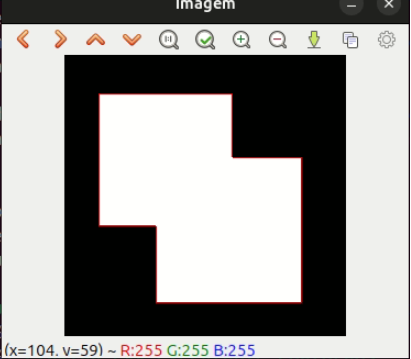
//> input picture exercicio_21/contornos_original.png, 411 x 359 px
$ ./morfologia2 ../exercicio_21/contornos_original.png   (built with g++ and OpenCV 4)
//> lines starting //> are read from the running program, lines starting //| are printed output that depends on the picture
#include <iostream>
#include <opencv2/opencv.hpp>
#include <tesseract/baseapi.h>

int main(int argc, char** argv) {
  cv::Mat image, erosao, dilatacao, abertura, fechamento, abertfecha;
  cv::Mat str;

  if (argc != 2) {
    std::cout << "morfologia entrada saida\n";
  }

  image = cv::imread(argv[1], cv::IMREAD_UNCHANGED);
//> image is the input picture: 359 rows x 411 cols, CV_8UC4; mean B, G, R, A 149, 151, 151.9, 255

//  image = cv::imread(argv[1], -1);

  if(image.empty()) {
    std::cout << "Erro ao carregar a imagem: " << argv[1] << std::endl;
    return -1;
  }

  // elemento estruturante
  str = cv::getStructuringElement(cv::MORPH_RECT, cv::Size(3, 10));
  // erosao
  cv::erode(image, erosao, str);
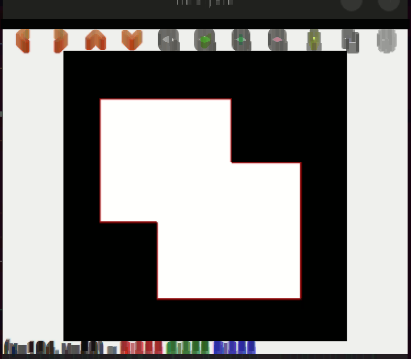
//> erosao: 359 rows x 411 cols, CV_8UC4; mean B, G, R, A 127.8, 129.7, 131.2, 255
  // dilatacao
  cv::dilate(image, dilatacao, str);
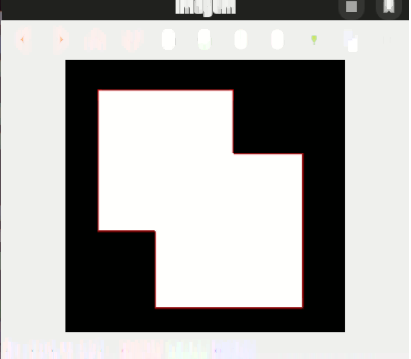
//> dilatacao: 359 rows x 411 cols, CV_8UC4; mean B, G, R, A 165.2, 167.2, 167.8, 255
  // abertura
  cv::morphologyEx(image, abertura, cv::MORPH_OPEN, str);
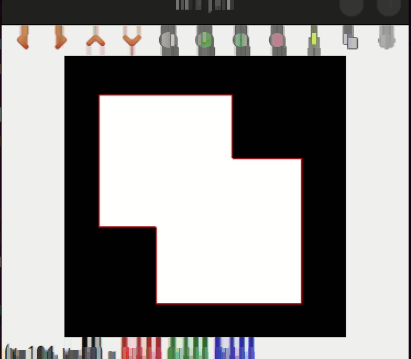
//> abertura: 359 rows x 411 cols, CV_8UC4; mean B, G, R, A 144.3, 146.3, 147.4, 255
  // fechamento
  cv::morphologyEx(image, fechamento, cv::MORPH_CLOSE, str);
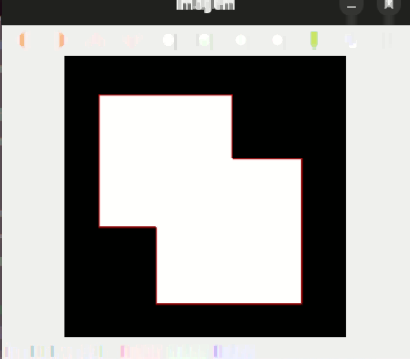
//> fechamento: 359 rows x 411 cols, CV_8UC4; mean B, G, R, A 152.1, 154.1, 154.7, 255
  // abertura -> fechamento
  cv::morphologyEx(abertura, abertfecha, cv::MORPH_CLOSE, str);
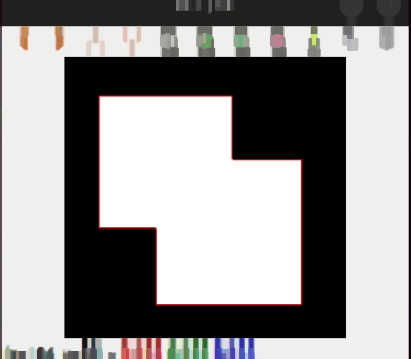
//> abertfecha: 359 rows x 411 cols, CV_8UC4; mean B, G, R, A 144.7, 146.7, 147.6, 255

  // cv::Mat matArray[] = {erosao, dilatacao, abertura, fechamento, abertfecha};
  cv::Mat matArray[] = {erosao};
  // cv::hconcat(matArray, 5, image);
  cv::hconcat(matArray, 1, image);

  cv::imshow("morfologia", image);

  cv::waitKey();
  return 0;
}
